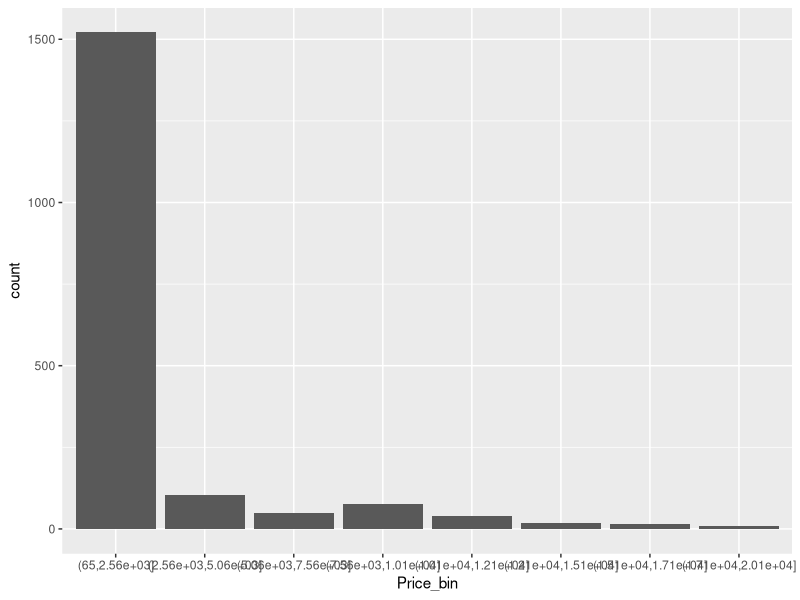

Write the R code that produced this figure. (Note: this script raises an error after producing the figure.)
## ---- chunk 1
knitr::opts_chunk$set(echo = TRUE)
## ---- chunk 2
#library(diffusionMap), PROBLEM WITH "igraph"  PACKAGE CANNOT LOAD
library(randomForest)
library(ggplot2)
library(reshape)
library(reshape2)  
library(plyr)
#library(phom)
library(dplyr)
library(lubridate)
## ---- chunk 3
setwd("~/Documents/TDA/")

btc = read.csv("btc.csv", header = F)
btc = btc[-1,] 
btc <- btc[1:8]


btc$V2 <- as.numeric(as.character(btc$V2))
btc$V3 <- as.numeric(as.character(btc$V3))
btc$V4 <- as.numeric(as.character(btc$V4))
btc$V5 <- as.numeric(as.character(btc$V5))
btc$V6 <- as.numeric(as.character(btc$V6))
btc$V7 <- as.numeric(as.character(btc$V7))
btc$V8 <- as.numeric(as.character(btc$V8))
breaks <- c(65, 2565, 5065, 7565, 10065, 12065, 15065, 17065, 20065)
btc <- btc %>%
  mutate(Price_bin = cut(V5, breaks)) #categorize the price of the coin into 12 bins.

head(btc) # see header to decode V1-V8;
summary(btc)
ggplot(btc) + aes(x = Price_bin) + geom_bar() #examine how the bins are distributed

head(btc) # see header to decode V1-V8;
summary(btc) #what we're starting with
## ---- chunk 4
plot(x = btc$V1, y = btc$V5, main = "Price of bitcoin since 2013")

plot(btc[1:8], main="bitcoin data set", pch=23, bg = c("red", "green")
     [unclass(btc$price)])
#Examine how all the variables interact with one another


data <- btc[2:8] ## Take out date variable 
D = dist(scale(data)) # use Euclidean distance on data
## DIST: This function computes and returns the distance matrix computed by using the specified distance measure to compute the distances between the rows of a data matrix. This would be the first step in creating a TDA model as the euclidean distances need to be extracted
## ---- chunk 5
bins = btc$Price_bin
data = btc[2:9]
rf_fit = randomForest(data, bins, ntree=10, proximity=TRUE) 
print(rf_fit)
varImpPlot(rf_fit)
#version
D2 = 1-rf_fit$proximity # use 1 - proximity
